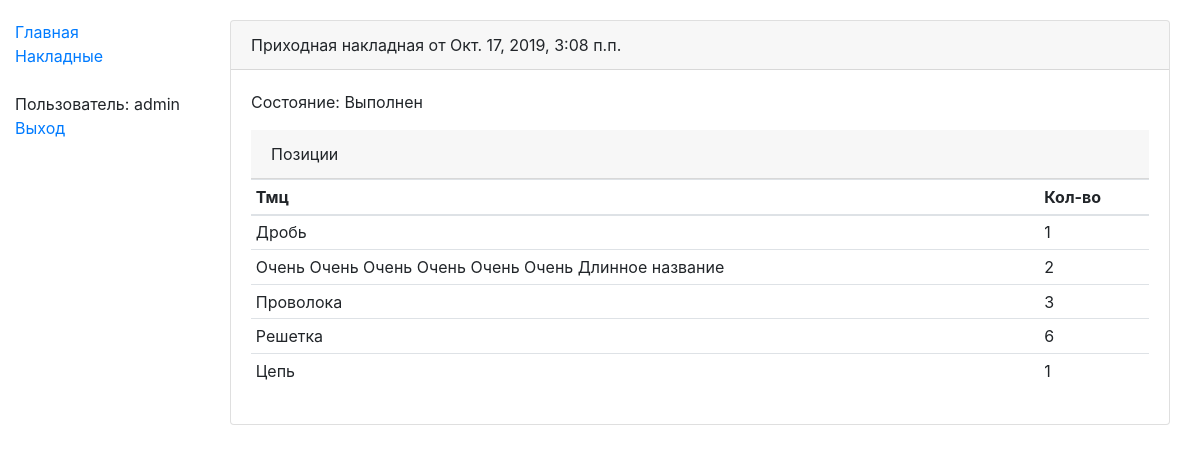
/stock/act/5 (signed in), run on the app's committed database.
### stocks/models.py (models this page shows, shortened)
class StkAct(models.Model):
    STATE_REGISTERING = "100"
    STATE_DONE = "300"
    s_state_choices = ((STATE_REGISTERING, "Оформляется"), (STATE_DONE, "Выполнен"))
    d_create_date = models.DateTimeField("Дата содания", db_index=True)
    d_reg_date = models.DateTimeField("Дата проведения", null=True)
    n_direction = models.SmallIntegerField("Направление", null=False)
    s_state = models.CharField("Состояние", max_length=3, choices=s_state_choices, null=False)

class StkActDet(models.Model):
    id_act = models.ForeignKey('stocks.StkAct', on_delete=models.CASCADE, null=False, verbose_name="Накладная")
    id_good = models.ForeignKey('goods.GdsGood', on_delete=models.PROTECT, null=False, verbose_name="Тмц")
    n_qty = models.BigIntegerField("Количество")

### goods/models.py (models this page shows, shortened)
class GdsGood(models.Model):
    sCaption = models.CharField("Наименование", max_length=200)
    class Meta:
        ordering = ["sCaption"]
    def __str__(self):
        return self.sCaption

### stocks/act/act_views.py (the view)
# urls.py: path('act/<pk>', act_views.stk_act_detail, name='stk_act-detail'),
@login_required
def stk_act_detail(request, pk):
    act = StkAct.objects.get(pk=pk)
    return stk_act_detail_by_instance(request, act)

### stocks/templates/act/stk_act_detail.html (shortened to what this page needs)
{% extends "base_generic_content.html" %}
{% load bootstrap4 %}
{% block content %}
    <div class="container">
        <div class="card">
            <div class="card-header">{% if form.instance.n_direction == 1 %}Приходная{% else %}Расходная{% endif %} накладная от {{ form.instance.d_create_date }}</div>
            <div class="card-body">
                <form action="{% if form.instance.s_state == "300" %}{% url "stk_act_edit" form.instance.id %}{% endif %}" method="post" class="form">
                    <p class="card-text">Состояние: {{ form.instance.get_s_state_display }}</p>
                    <div class="card-header">Позиции</div>
                        <table class="table table-sm">
                            <thead>
                                <tr>
                                    <th>Тмц</th>
                                    <th>Кол-во</th>
                                </tr>
                            </thead>
                            <tbody>
                            {% for det_form in det_form_set %}
                                <tr class="grid-row">
                                {% if form.instance.s_state == "300" %}
                                    {% if det_form.instance.id_good %}
                                        <td>{{ det_form.instance.id_good }}</td>
                                        <td>{{ det_form.instance.n_qty }}</td>
                                    {% endif %}
                                {% endif %}
                                </tr>
                            {% endfor %}
                            </tbody>
                        </table>
                </form>
            </div>
        </div>
    </div>
{% endblock %}

### stocks/templates/base_generic_content.html (shortened to what this page needs)
{% extends "base_generic.html" %}
{% block body %}
    <div class="container-fluid">
        <div class="row">
            <div class="col-sm-2">
                {% block sidebar %}
                    <ul class="sidebar-nav">
                        <li><a href="{% url 'index' %}">Главная</a></li>
                        <li><a href="{% url 'stk_acts' %}">Накладные</a></li>
                        <br>
                        {% if user.is_authenticated %}
                            <li>Пользователь: {{ user.get_username }}</li>
                            <li><a href="{% url 'logout'%}?next={{request.path}}">Выход</a></li>
                       {% endif %}
                    </ul>
                {% endblock %}
            </div>
            <div class="col-sm-10 ">
                {% block content %}{% endblock %}
            </div>
        </div>
    </div>
{% endblock %}

### stocks/static/css/styles.css (style rules this page uses)
body { margin-top: 20px; }
.sidebar-nav { padding: 0; list-style: none; }

### data on the page
StkAct: instance.d_create_date "Окт. 17, 2019, 3:08 п.п.", instance.s_state "Выполнен"
StkActDet: instance.id_good "Дробь", instance.n_qty "1"
StkActDet: instance.id_good "Очень Очень Очень Очень Очень Очень Длинное название", instance.n_qty "2"
StkActDet: instance.id_good "Проволока", instance.n_qty "3"
StkActDet: instance.id_good "Решетка", instance.n_qty "6"
StkActDet: instance.id_good "Цепь", instance.n_qty "1"

### other printed values
{{ user.get_username }} "admin"
